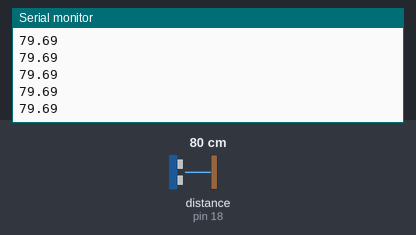
Bench run of a sketch on a simulated Arduino Uno, built with avr-gcc and run on an emulated ATmega328P. Parts: the last lines printed to the serial monitor. Wiring (inferred from the names in the program): ultrasonic range finder: trigger pin 5; echo pin 18. The inputs (shaded band) are chosen by the test bench; at power-on: distance to the obstacle (sensor on pin 18) 80 cm. The echo pulse lasts 58.3 µs per cm.

Above: at 1.2 s.
1.3 s: distance to the obstacle (sensor on pin 18) set to 2 cm
At 1.9 s:
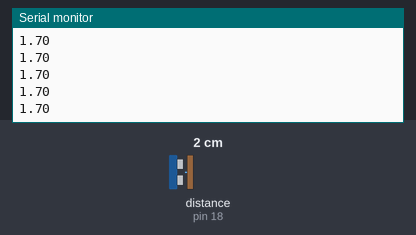
2.8 s: distance to the obstacle (sensor on pin 18) set to 4 cm
At 3.5 s:
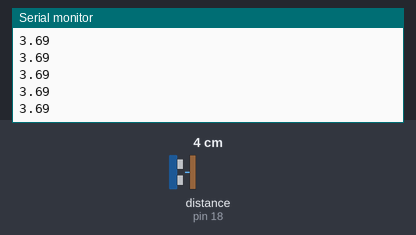
Timing chart, 0 to 5.8 s (numbered marks = the images above; inputs shaded):
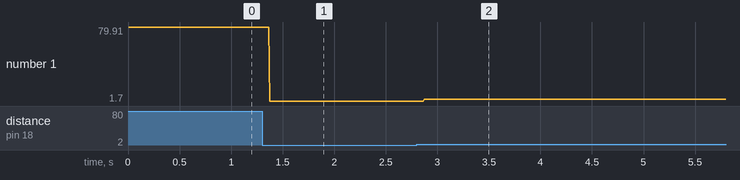

Measured:
- after the input at 1.3 s, the serial monitor: prints a new line after 0.07 s (image 1)
- after the input at 2.8 s, the serial monitor: prints a new line after 0.07 s (image 2)
- plotted number 1: 79.69 → 1.7 after the input at 1.3 s, 1.7 → 3.6 after the input at 2.8 s

The sketch:

puertoSerie.ino
```cpp
#include <ArduinoJson.h>
//Variables
int trigger = 5;
int echo = 18;
float tiempo, distancia;

void setup() {
  pinMode(trigger, OUTPUT);
  pinMode(echo, INPUT);
  Serial.begin(9600);
}

void loop() {
  // put your main code here, to run repeatedly:
    digitalWrite(trigger, LOW);
    delayMicroseconds(2);
    digitalWrite(trigger, HIGH);
    delayMicroseconds(10);
    digitalWrite(trigger, LOW);
    tiempo = pulseIn (echo, HIGH);
    distancia = (tiempo / 2) / 29.15;
    if(distancia > 150){
      distancia = 150;
    }
    Serial.println(distancia);
}
```
